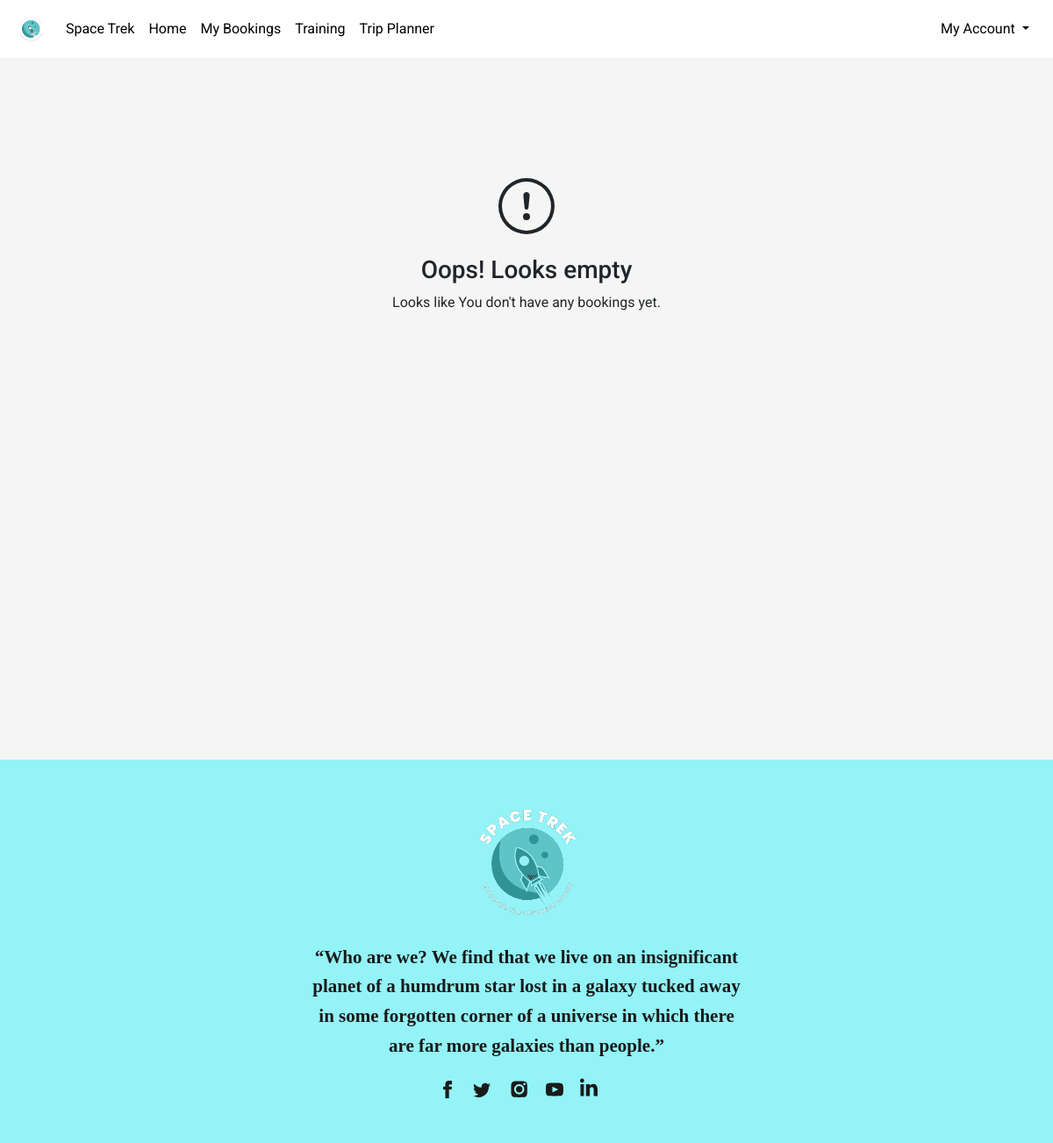
The page /flight/bookings (signed in) on the database as committed earlier.
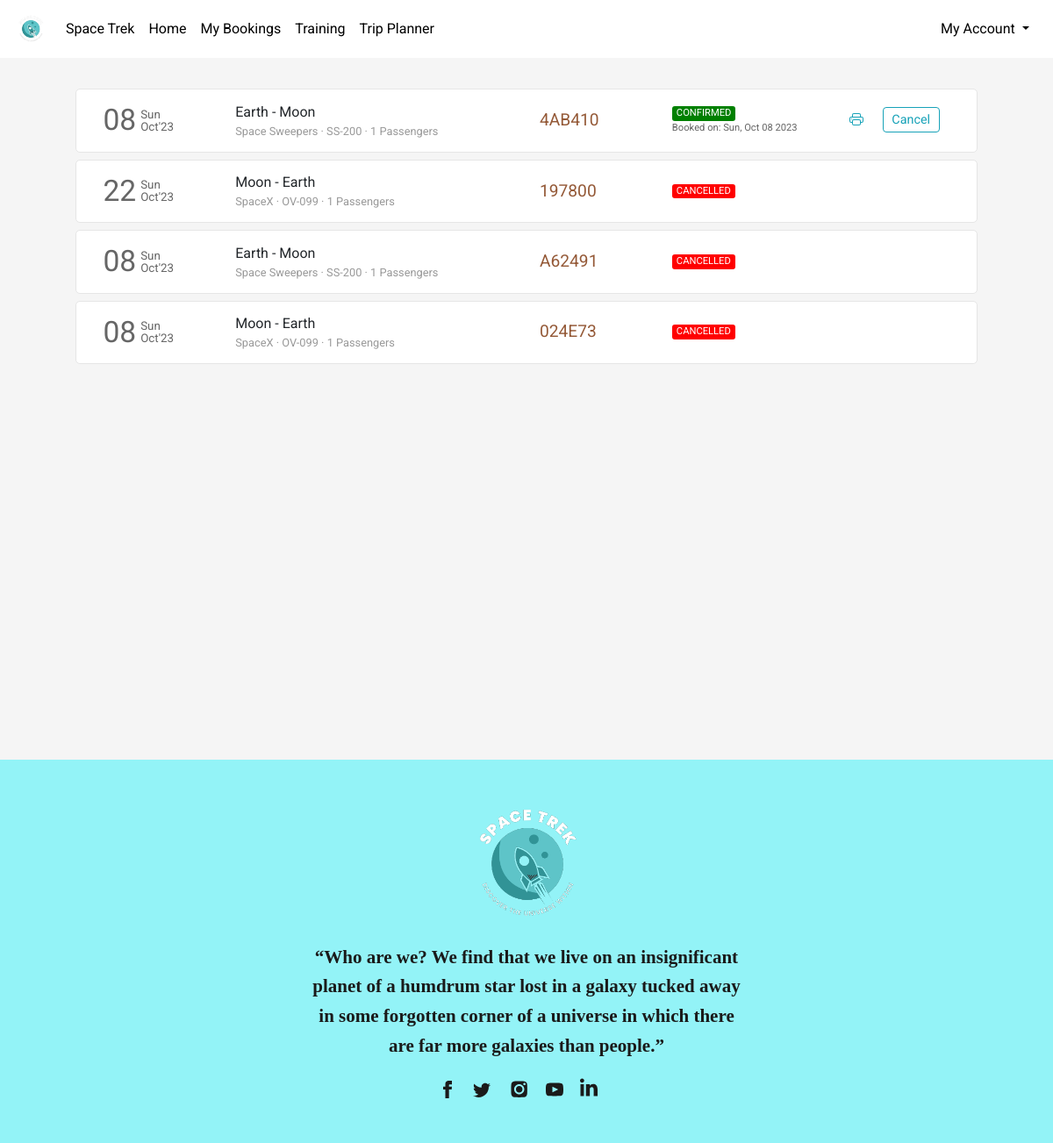
The same page on the database as committed later.
### flight/models.py (models this page shows, shortened)
class Ticket(models.Model):
    user = models.ForeignKey(User,on_delete=models.CASCADE,related_name="bookings", blank=True, null=True)
    ref_no = models.CharField(max_length=6, unique=True)
    passengers = models.ManyToManyField(Passenger, related_name="flight_tickets")
    flight = models.ForeignKey(Flight, on_delete=models.CASCADE, related_name="tickets", blank=True, null=True)
    flight_ddate = models.DateField(blank=True, null=True)
    flight_adate = models.DateField(blank=True, null=True)
    flight_fare = models.FloatField(blank=True,null=True)
    other_charges = models.FloatField(blank=True,null=True)
    coupon_used = models.CharField(max_length=15,blank=True)
    coupon_discount = models.FloatField(default=0.0)
    total_fare = models.FloatField(blank=True, null=True)
    seat_class = models.CharField(max_length=20, choices=SEAT_CLASS)
    booking_date = models.DateTimeField(default=datetime.now)
    mobile = models.CharField(max_length=20,blank=True)
    email = models.EmailField(max_length=45, blank=True)
    status = models.CharField(max_length=45, choices=TICKET_STATUS)

class Flight(models.Model):
    origin = models.ForeignKey(Place, on_delete=models.CASCADE, related_name="departures")
    destination = models.ForeignKey(Place, on_delete=models.CASCADE, related_name="arrivals")
    depart_time = models.TimeField(auto_now=False, auto_now_add=False)
    depart_day = models.ManyToManyField(Week, related_name="flights_of_the_day")
    duration = models.DurationField(null=True)
    arrival_time = models.TimeField(auto_now=False, auto_now_add=False)
    plane = models.CharField(max_length=24)
    airline = models.CharField(max_length=64)
    economy_fare = models.FloatField(null=True)
    business_fare = models.FloatField(null=True)
    first_fare = models.FloatField(null=True)

class Place(models.Model):
    city = models.CharField(max_length=64, null=True)
    landingSite = models.CharField(max_length=64)
    code = models.CharField(max_length=3)
    planet = models.CharField(max_length=64)

### flight/views.py (the view)
# urls.py: path('flight/bookings', views.bookings, name="bookings"),
def bookings(request):
    if request.user.is_authenticated:
        tickets = Ticket.objects.filter(user=request.user).order_by('-booking_date')
        return render(request, 'flight/bookings.html', {
            'page': 'bookings',
            'tickets': tickets
        })
    else:
        return HttpResponseRedirect(reverse('login'))

### flight/templates/flight/bookings.html (shortened to what this page needs)
{% extends 'flight/layout.html' %}
{% load static %}
{% block head %}
    <link rel="stylesheet" href="{% static 'css/bookings_style.css' %}">
{% endblock head %}
{% block body %}
    <section class="section section1">
        <div class="container">
            {% if tickets %}
                {% for ticket in tickets %}
                    <div class="row each-booking-div" id="{{ticket.ref_no}}">
                        <div class="col-2" style="display: flex;">
                            <div style="display: flex; color: #666666; margin-top: auto;">
                                <div>
                                    <span style="font-size: 2.1em;">{{ticket.flight_ddate | date:"d"}}</span>
                                </div>
                                <div style="font-size: smaller; display: flex; margin: auto 0; padding-left: 5px; line-height: 1em;">
                                    <div style="margin: auto;">
                                        <div style="margin-bottom: 1px;">{{ticket.flight_ddate | date:"D"}}</div>
                                        <div style="margin-top: 1px;">{{ticket.flight_ddate | date:"M'y"}}</div>
                                    </div>
                                </div>
                            </div>
                        </div>
                        <div class="col-4 middle-div">
                            <div style="width:100%">
                                <div class="row places-div" style=" display: flex;">
                                    <div style="max-width: 45%;">{{ticket.flight.origin.planet}}</div>
                                    <div>&nbsp;-&nbsp;</div>
                                    <div style="max-width: 45%;">{{ticket.flight.destination.planet}}</div>
                                </div>
                                <div class="row places-div" style="font-size: .8em; color: #999999; ">
                                    <div style="max-width: 100%;">{{ticket.flight.airline}} &middot; {{ticket.flight.plane}} &middot; {{ticket.passengers.count}} Passengers</div>
                                </div>
                            </div>
                        </div>
                        <div class="col-2 middle-div">
                            <div style="font-size: 1.2em; color: #945937;">{{ticket.ref_no}}</div>
                        </div>
                        <div class="col-2 middle-div">
                            <div>
                                <div class="row status-div">
                                    {% if ticket.status == 'CONFIRMED' %}
                                        <div class="green">{{ticket.status}}</div>
                                    {% endif %}
                                    {% if ticket.status == 'CANCELLED' %}
                                        <div class="red">{{ticket.status}}</div>
                                    {% endif %}
                                </div>
                                <div class="row booking-date-div" style="font-size: .7em; color: #666;">
                                    {% if ticket.status == 'CONFIRMED' %}
                                        Booked on: {{ticket.booking_date | date:"D, M d Y"}}
                                    {% endif %}
                                </div>
                            </div>
                        </div>
                        <div class="col-2 last-div">
                            <div>
                                <div class="ticket-action-div">
                                    {% if ticket.status == 'CONFIRMED' %}
                                        <form action="{% url 'getticket' %}" method="get" target="_blank">
                                            <button type="submit" class="btn btn-outline-info btnp pbtn">
                                            </button>
                                        </form>
                                        <button class="btn btn-outline-info btnp cbtn"  data-ref="{{ticket.ref_no}}" onclick="popup(this)">Cancel</button>
                                    {% endif %}
                                </div>
                            </div>
                        </div>
                    </div>
                {% endfor %}
            {% else %}
                <div style="height: 100%; width:100%; padding: 10%;">
                    <div style="text-align: center; margin: auto;">
                        <br><br>
                        <h3>Oops! Looks empty</h3>
                        <p>
                            Looks like You don't have any bookings yet.
                        </p>
                    </div>
                </div>
            {% endif %}
        </div>
    </section>
{% endblock %}

### flight/templates/flight/layout.html (shortened to what this page needs)
{% load static %}
<!DOCTYPE html>
<html lang="en">
<head>
  <link rel="stylesheet" href="https://stackpath.bootstrapcdn.com/bootstrap/4.4.1/css/bootstrap.min.css">
  <link rel="stylesheet" href="https://use.typekit.net/cav5lva.css">
  <link rel="stylesheet" href="{% static 'css/layout_style.css' %}">
  {% block head %}
  {% endblock %}
</head>
<body>
  <div class="container-fluid">
    <nav class="navbar navbar-expand-lg navbar-light">
      <a class="navbar-brand" href="{% url 'index' %}">
          <img src="{% static 'img/icon_logo.png' %}" height="34" alt="">
      </a>
      <div class="collapse navbar-collapse" id="navbarSupportedContent">
        <ul class="navbar-nav mr-auto">
          <li class="nav-item {% if not page %}active{% endif %}">
            <a class="nav-link" style="color:black!important" href="{% url 'index' %}">Space Trek</a>
          </li>
          <li class="nav-item {% if not page %}active{% endif %}">
            <a class="nav-link" style="color:black!important" href="{% url 'index' %}">Home</a>
          </li>
          <li class="nav-item {% if page == 'bookings' %}active{% endif %}">
            <a class="nav-link" style="color:black!important" href="{% url 'bookings' %}">My Bookings</a>
          </li>
          <li class="nav-item {% if page == 'training' %}active{% endif %}">
            <a class="nav-link" style="color:black!important" href="{% url 'training' %}">Training</a>
          </li>
          <li class="nav-item {% if page == 'planner' %}active{% endif %}">
            <a class="nav-link" style="color:black!important" href="{% url 'planner' %}">Trip Planner</a>
          </li>
        </ul>
        <ul class="navbar-nav">
          {% if not user.is_authenticated %}
            <li class="nav-item">
              <button class="btn btn-outline-deafult" style="border-radius: 25rem;" onclick="window.location.href = '/login';">
                <svg width="1.1em" height="1.1em" viewBox="0 1.5 16 16" class="bi bi-person-fill" fill="currentColor" xmlns="http://www.w3.org/2000/svg">
                  <path fill-rule="evenodd" d="M3 14s-1 0-1-1 1-4 6-4 6 3 6 4-1 1-1 1H3zm5-6a3 3 0 1 0 0-6 3 3 0 0 0 0 6z"/>
                </svg>
                Login
              </button>
            </li>
          {% else %}
            <li class="nav-item dropdown my-account">
              <a class="nav-link dropdown-toggle" style="color: black!important;" href="#" id="navbarDropdown" role="button" data-toggle="dropdown" aria-haspopup="true" aria-expanded="false">
                My Account
              </a>
            </li>
          {% endif %}
        </ul>
      </div>
    </nav>
    <main>
      {% block body %}{% endblock %}
    </main>
    <footer>
      <div class="container">
        <div>
          <div class="logo-container">
            <img src="{% static 'img/icon_logo.png' %}">
          </div>
          <div class="footer-content">
            <div class="quote-container">
              <div class="quote">“Who are we? We find that we live on an insignificant planet of a humdrum star lost in a galaxy tucked away in some forgotten corner of a universe in which there are far more galaxies than people.”</div>
            </div>
          </div>
          <div class="social-links">
            <div class="social-icons">
              <a href="#" class="social-icon">
              </a>
              <a href="#" class="social-icon">
              </a>
              <a href="#" class="social-icon">
              </a>
              <a href="#" class="social-icon">
              </a>
              <a href="#" class="social-icon">
              </a>
            </div>
          </div>
        </div>
      </div>
    </footer>
  </div>
</body>
</html>

### flight/static/css/layout_style.css (style rules this page uses)
body { margin: 0px; padding: 0px; font-family: "Rubik", sans-serif; font-weight: normal; font-style: normal; min-width: 250px; }
.container-fluid { padding-left: 0px; padding-right: 0px; }
.navbar { padding: .7rem 1.2rem; background-color: #fff; transition-duration: .2s; }
.section { background-size: cover; background-position: center; background-repeat: no-repeat; padding: 30px 50px; min-height: 100vh; }
footer { background-color: rgb(147 243 247); margin-top: 0px; padding-top: 1px; }
footer .container { display: flex; align-content: center; justify-content: center; align-items: center; }
footer .container > div { font-family: Barlow, sans-serif; margin: 48px 0px 10px; flex-shrink: 0; max-width: 100%; overflow: hidden; }
.footer-content { padding-top: 20px; display: flex; -webkit-box-pack: justify; justify-content: space-between; }
.quote-container { text-align: right; }
.logo-container { display: flex; justify-content: center; }
.logo-container img { width: 130px; }
.quote-container .quote { font-family: utopia-std, serif; text-align: center; color: rgb(26, 26, 26); max-width: 500px; margin: auto; font-size: 21px; font-weight: 600; line-height: 1.6; }
.social-icons { list-style-type: none; display: flex; margin: 0px auto; padding: 20px 0px; width: 100%; max-width: 200px; justify-content: space-evenly; }
.social-icons a { height: 44px; width: 44px; }

### flight/static/css/bookings_style.css (style rules this page uses)
* { font-family: 'Roboto', sans-serif; }
body { background-color: #f5f5f5; word-wrap: break-word; }
.container { cursor: pointer; }
.each-booking-div { width: 96%; margin: 5px auto 8px auto; transition-duration: .4s; padding: 10px 15px; background-color: #fff; border: 1px solid #e6e6e6; border-radius: 5px; }
.btnp { padding: .15rem .6rem; font-size: .9em; margin-top: 3px; margin-bottom: 5px; }
.each-booking-div > div { display: flex; overflow: auto; }
.each-booking-div > div > div { margin-top: auto; margin-bottom: auto; width: 100%; }
.green, .red, .orange { border-radius: 3px; color: white; padding-left: 5px; padding-right: 5px; font-size: .7em; }
.green { background-color: green; }
.red { background-color: red; }
.ticket-action-div { display: flex; justify-content: space-evenly; }
.pbtn, .rbtn { border: 0; }

Rows that differ between the two databases and show on the page:
added Ticket: flight_ddate "08", flight_ddate "Sun", flight_ddate "Oct'23", flight.origin.planet "Earth", flight.destination.planet "Moon", flight.airline "Space Sweepers", flight.plane "SS-200", passengers.count "1", ref_no "4AB410", status "CONFIRMED", booking_date "Sun, Oct 08 2023"
added Ticket: flight_ddate "22", flight_ddate "Sun", flight_ddate "Oct'23", flight.origin.planet "Moon", flight.destination.planet "Earth", flight.airline "SpaceX", flight.plane "OV-099", passengers.count "1", ref_no "197800", status "CANCELLED"
added Ticket: flight_ddate "08", flight_ddate "Sun", flight_ddate "Oct'23", flight.origin.planet "Earth", flight.destination.planet "Moon", flight.airline "Space Sweepers", flight.plane "SS-200", passengers.count "1", ref_no "A62491", status "CANCELLED"
added Ticket: flight_ddate "08", flight_ddate "Sun", flight_ddate "Oct'23", flight.origin.planet "Moon", flight.destination.planet "Earth", flight.airline "SpaceX", flight.plane "OV-099", passengers.count "1", ref_no "024E73", status "CANCELLED"
Other text that changed with them:
text no longer shown: "Oops! Looks empty Looks like You don't have any bookings yet."
